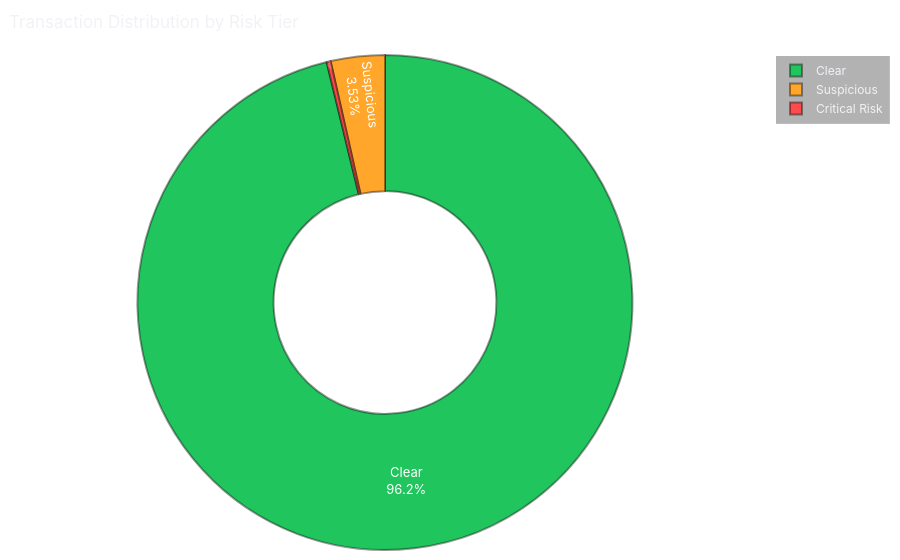

Notebook code for this chart:
### Markdown cell above
# TASK 5 — Risk Segmentation & Fraud Pattern Analysis
We group transactions into operational buckets (Critical, Suspicious, Clear) to prioritize manual review efforts.

### Code cell
from src.risk_segmentation import RiskSegmenter

results_for_segmentation = pd.DataFrame({
    'prediction_probability': y_proba,
    'TransactionAmt': X_test['TransactionAmt'].values,
    'HourOfDay': X_test['HourOfDay'].values if 'HourOfDay' in X_test.columns else 0
})

segmenter = RiskSegmenter(results_for_segmentation)
segmenter.plot_tier_distribution()

print(segmenter.extract_top_fraud_patterns())

### Figure 1 — Plotly figure (JSON) as saved in the notebook; plotly's stock layout.template omitted (floating-point values rounded to 4 significant figures)
{"data": [{"customdata": [["Clear"], ["Suspicious"], ["Critical Risk"]], "domain": {"x": [0, 1], "y": [0, 1]}, "hole": 0.45, "hovertemplate": "Risk_Tier=%{customdata[0]}<br>Count=%{value}<extra></extra>", "labels": ["Clear", "Suspicious", "Critical Risk"], "legendgroup": "", "marker": {"colors": ["#21C55D", "#FFA62B", "#FF4B4B"], "line": {"color": "rgba(0,0,0,0.4)", "width": 2}}, "name": "", "showlegend": true, "textfont": {"color": "white", "size": 13}, "textinfo": "percent+label", "textposition": "inside", "type": "pie", "values": [19242, 706, 52]}], "layout": {"font": {"color": "#F0F2F6", "family": "Inter, Arial, sans-serif", "size": 13}, "hoverlabel": {"bgcolor": "#1E2130", "bordercolor": "rgba(255,255,255,0.25)", "font": {"color": "#F0F2F6", "family": "Inter, Arial, sans-serif", "size": 12}}, "legend": {"bgcolor": "rgba(0,0,0,0.3)", "bordercolor": "rgba(255,255,255,0.15)", "borderwidth": 1, "font": {"color": "#F0F2F6", "size": 12}, "title": {"font": {"color": "#F0F2F6"}}, "tracegroupgap": 0}, "margin": {"b": 10, "l": 10, "r": 10, "t": 55}, "paper_bgcolor": "rgba(0,0,0,0)", "plot_bgcolor": "rgba(0,0,0,0)", "title": {"font": {"color": "#F0F2F6", "family": "Inter, Arial, sans-serif", "size": 17}, "text": "Transaction Distribution by Risk Tier", "x": 0.01, "xanchor": "left"}}}
